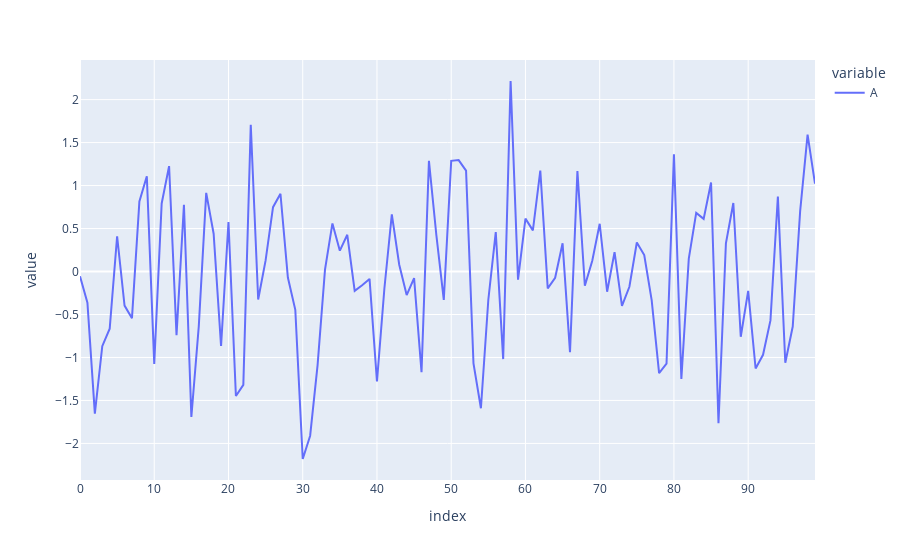

Here is the notebook cell this chart was saved with:
### Code cell
# ploting one column using plotly
fig = px.line(df[["A"]]) # scatter is from plotly library
fig.show()

### Figure 1 — Plotly figure (JSON) as saved in the notebook; plotly's stock layout.template omitted (floating-point values rounded to 4 significant figures)
{"data": [{"hovertemplate": "variable=A<br>index=%{x}<br>value=%{y}<extra></extra>", "legendgroup": "A", "line": {"color": "#636efa", "dash": "solid"}, "marker": {"symbol": "circle"}, "mode": "lines", "name": "A", "orientation": "v", "showlegend": true, "type": "scatter", "x": [0, 1, 2, 3, 4, 5, 6, 7, 8, 9, 10, 11, 12, 13, 14, 15, 16, 17, 18, 19, 20, 21, 22, 23, 24, 25, 26, 27, 28, 29, 30, 31, 32, 33, 34, 35, 36, 37, 38, 39, 40, 41, 42, 43, 44, 45, 46, 47, 48, 49, 50, 51, 52, 53, 54, 55, 56, 57, 58, 59, 60, 61, 62, 63, 64, 65, 66, 67, 68, 69, 70, 71, 72, 73, 74, 75, 76, 77, 78, 79, 80, 81, 82, 83, 84, 85, 86, 87, 88, 89, 90, 91, 92, 93, 94, 95, 96, 97, 98, 99], "xaxis": "x", "y": [-0.05425, -0.3636, -1.653, -0.869, -0.6651, 0.4103, -0.3961, -0.5426, 0.8157, 1.107, -1.074, 0.792, 1.227, -0.7402, 0.7761, -1.693, -0.6345, 0.9148, 0.44, -0.8666, 0.576, -1.449, -1.319, 1.708, -0.326, 0.1288, 0.7484, 0.9046, -0.06984, -0.4455, -2.181, -1.91, -1.09, 0.02252, 0.5597, 0.2422, 0.4273, -0.2248, -0.1606, -0.08585, -1.279, -0.1973, 0.6651, 0.07931, -0.2743, -0.07679, -1.172, 1.288, 0.423, -0.3299, 1.287, 1.296, 1.174, -1.068, -1.591, -0.3284, 0.459, -1.019, 2.216, -0.09464, 0.6155, 0.4785, 1.174, -0.1963, -0.07308, 0.328, -0.9375, 1.168, -0.166, 0.1252, 0.5559, -0.2349, 0.2259, -0.3999, -0.1774, 0.3372, 0.1918, -0.3326, -1.181, -1.071, 1.363, -1.251, 0.1494, 0.6824, 0.6125, 1.036, -1.765, 0.3281, 0.7971, -0.7587, -0.2259, -1.128, -0.9687, -0.5687, 0.8719, -1.061, -0.6401, 0.7021, 1.593, 1.022], "yaxis": "y"}], "layout": {"legend": {"title": {"text": "variable"}, "tracegroupgap": 0}, "margin": {"t": 60}, "xaxis": {"anchor": "y", "domain": [0, 1], "title": {"text": "index"}}, "yaxis": {"anchor": "x", "domain": [0, 1], "title": {"text": "value"}}}}
